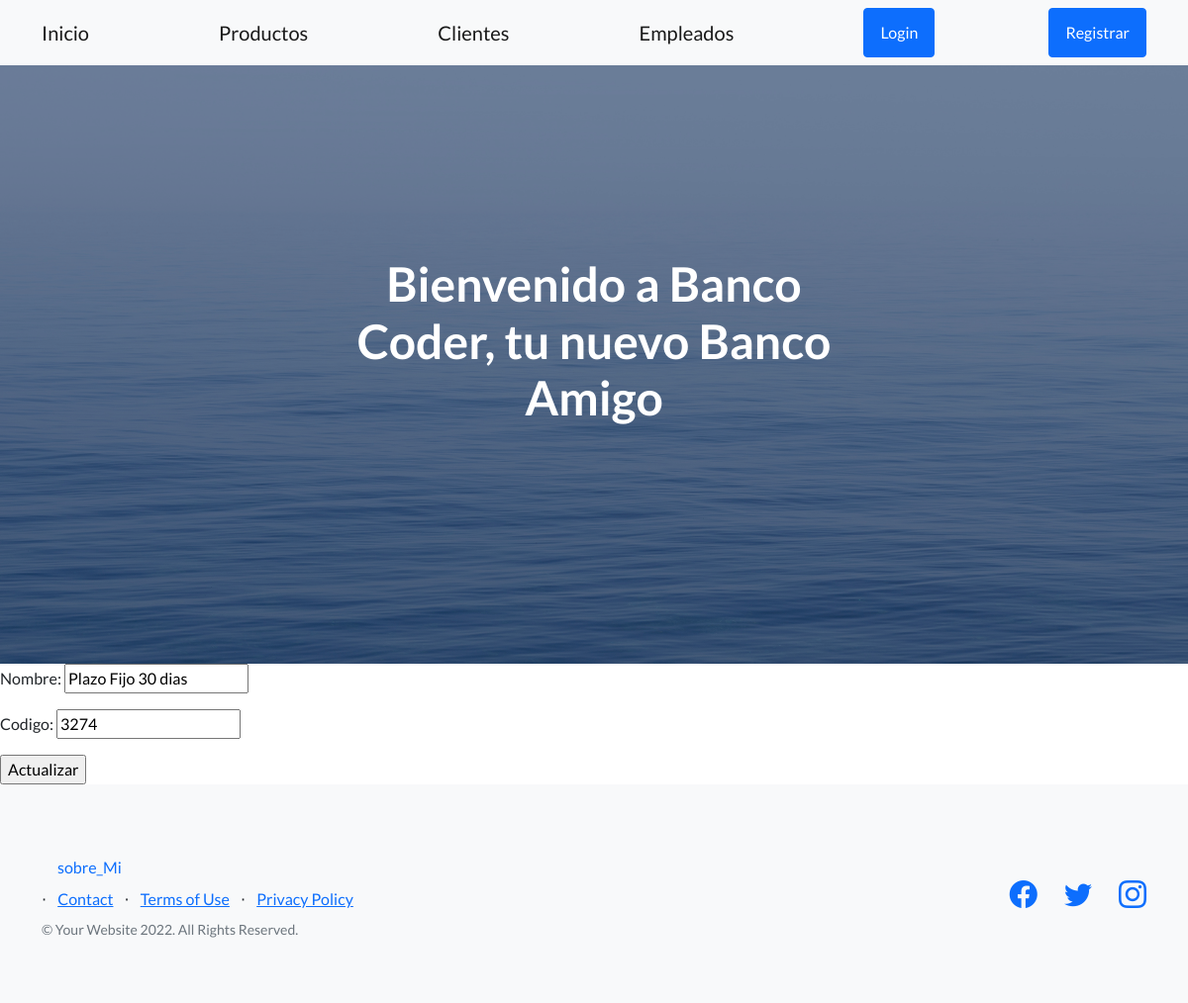
Page /EditarProductos/4 on the earlier database version.
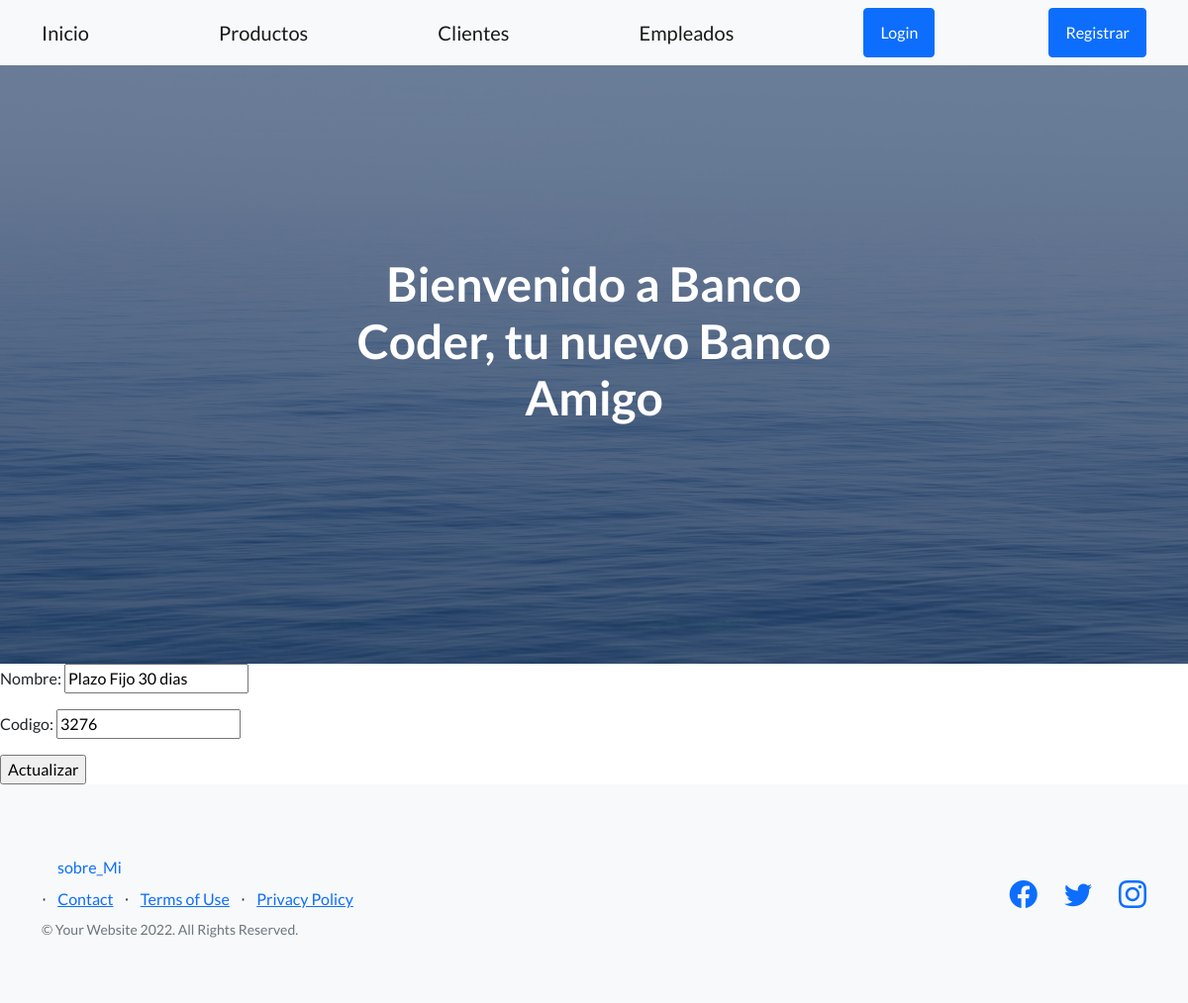
Same page on the later database version.
### Appbank/models.py (models this page shows, shortened)
class Productos(models.Model):
    nombre = models.CharField(max_length=30)
    codigo = models.IntegerField()

### Appbank/views.py (the view)
# urls.py: path('EditarProductos/<int:id>', editarproducto, name="EditarProducto"),
def editarproducto(request, id):  # edita para actualizar producto
    productos = Productos.objects.get(id=id)
    if request.method == 'POST':
        mi_formulario = ProductoFormulario(request.POST)
        if mi_formulario.is_valid():
            data = mi_formulario.cleaned_data
            productos.nombre = data['nombre']
            productos.codigo = data['codigo']
            productos.save()
        return HttpResponseRedirect('/leerlistaproductos/')
    else:
         mi_formulario = ProductoFormulario(initial= {
            'nombre' : productos.nombre,
            'codigo': productos.codigo,
         })
         return render(request, 'editarproducto.html', {"mi_formulario": mi_formulario, "id": productos.id})

### Appbank/forms.py
class ProductoFormulario(forms.Form):
     nombre = forms.CharField()
     codigo = forms.IntegerField ()

### Appbank/templates/editarproducto.html
{% extends "padre.html" %}
{% load  static  %}
{% block contenidoquecambia %}
<form action ="{% url 'EditarProducto' id%}" method="POST">{% csrf_token %}
        {{ mi_formulario.as_p }}
<input type="submit" value = "Actualizar"/>
</form>
{% endblock contenidoquecambia %}

Differences in the rows shown:
changed Productos "Plazo Fijo 30 dias": codigo "3274" → "3276"
